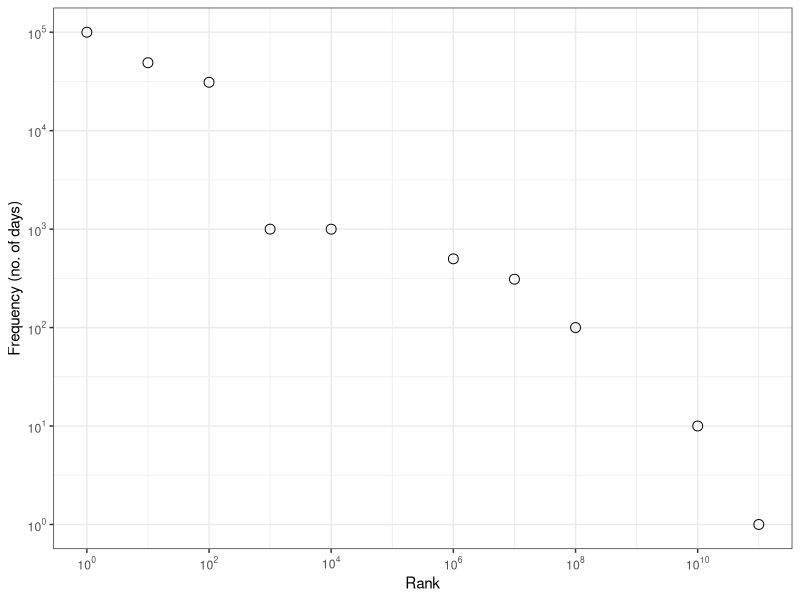

Recreate this plot in R.
library(ggplot2)

df_activity <- data.frame(Rank=c(1,10,100,1000,10000,1000000,10000000,100000000,10000000000,100000000000),
						  Frequency=c(99999,48999,31000,1000,999,499,310,100,10,1))

pl <- ggplot(df_activity,aes(x = Rank, y=Frequency)) +
  scale_x_log10(breaks = scales::trans_breaks("log10", function(x) 10^x), labels = scales::trans_format("log10", scales::math_format(10^.x))) +
  scale_y_log10(breaks = scales::trans_breaks("log10", function(x) 10^x), labels = scales::trans_format("log10", scales::math_format(10^.x))) +
  theme_bw(base_size = 11) + geom_point(shape=1,size=3) + ylab("Frequency (no. of days)")

print(pl)